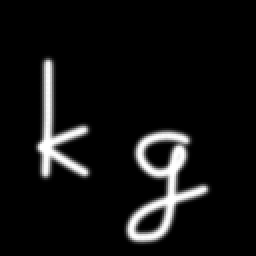
%> input picture data/kg_.png, 128 x 128 px (shown 2 times larger)
$ octave basic_example.m   (GNU Octave 9; MATLAB toolbox functions it lacks are replaced by stand-ins)
%> lines starting %> are read from the running program, lines starting %| are printed output that depends on the picture
perc = 0.3;
epsilon = 0;

im = rescale(imread('data/kg_.png'));
%> im: size 128x128 double; min 0, max 1, mean 0.0692
% imwrite(im, 'kg_.png');
im((im > 0.3) & (im < 0.7)) = 0;
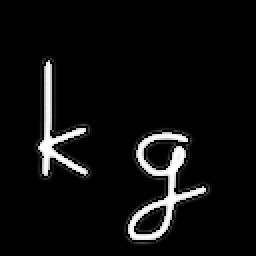
%> im: size 128x128 double (shown 2 times larger); min 0, max 1, mean 0.0546

imshow(im);

x = im(:);
mean(x ~= 0)
%> ans = 0.117
n = numel(x);
%> n = 16384


f = figure();
start = 400; w = 120; h = 200;
f.Position = [1.0063e+03 226.3333 578 926]; %[start start start+w start+h];

A_ = randn(n, n);
idx = randperm(n);
perc = [0.12, 0.2, 0.3, 0.8];
for row=1:4
    m = round(n * perc(row));
%> m = 1966
    A = A_(idx(1:m), :);
    y = A * x;
%> y = 1966 values, max 86.64 at index 580, min -113.2 at index 405, mean -0.629

    for epsilon=-1:1:1
        if epsilon == -1
%> (the run ends here)
